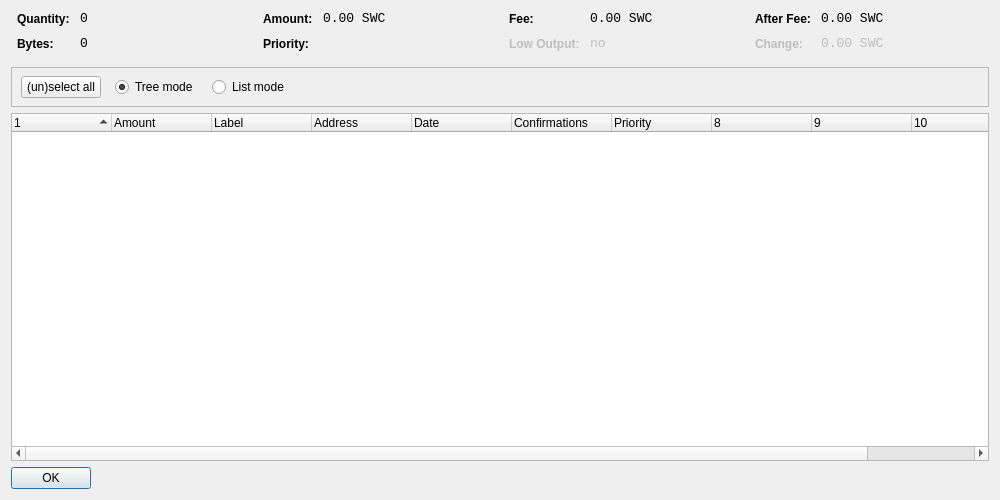
<?xml version="1.0" encoding="UTF-8"?>
<ui version="4.0">
 <class>CoinControlDialog</class>
 <widget class="QDialog" name="CoinControlDialog">
  <property name="geometry">
   <rect>
    <x>0</x>
    <y>0</y>
    <width>1000</width>
    <height>500</height>
   </rect>
  </property>
  <property name="windowTitle">
   <string>Coin Control</string>
  </property>
  <layout class="QVBoxLayout" name="verticalLayout">
   <item>
    <layout class="QHBoxLayout" name="horizontalLayoutTop" stretch="0,0,0,0">
     <property name="topMargin">
      <number>0</number>
     </property>
     <property name="bottomMargin">
      <number>10</number>
     </property>
     <item>
      <layout class="QFormLayout" name="formLayoutCoinControl1">
       <property name="horizontalSpacing">
        <number>10</number>
       </property>
       <property name="verticalSpacing">
        <number>10</number>
       </property>
       <property name="leftMargin">
        <number>6</number>
       </property>
       <property name="rightMargin">
        <number>6</number>
       </property>
       <item row="0" column="0">
        <widget class="QLabel" name="labelCoinControlQuantityText">
         <property name="styleSheet">
          <string notr="true">font-weight:bold;</string>
         </property>
         <property name="text">
          <string>Quantity:</string>
         </property>
        </widget>
       </item>
       <item row="0" column="1">
        <widget class="QLabel" name="labelCoinControlQuantity">
         <property name="font">
          <font>
           <family>Monospace</family>
           <pointsize>10</pointsize>
          </font>
         </property>
         <property name="cursor">
          <cursorShape>IBeamCursor</cursorShape>
         </property>
         <property name="contextMenuPolicy">
          <enum>Qt::ActionsContextMenu</enum>
         </property>
         <property name="text">
          <string notr="true">0</string>
         </property>
         <property name="textInteractionFlags">
          <set>Qt::LinksAccessibleByMouse|Qt::TextSelectableByKeyboard|Qt::TextSelectableByMouse</set>
         </property>
        </widget>
       </item>
       <item row="1" column="0">
        <widget class="QLabel" name="labelCoinControlBytesText">
         <property name="styleSheet">
          <string notr="true">font-weight:bold;</string>
         </property>
         <property name="text">
          <string>Bytes:</string>
         </property>
        </widget>
       </item>
       <item row="1" column="1">
        <widget class="QLabel" name="labelCoinControlBytes">
         <property name="font">
          <font>
           <family>Monospace</family>
           <pointsize>10</pointsize>
          </font>
         </property>
         <property name="cursor">
          <cursorShape>IBeamCursor</cursorShape>
         </property>
         <property name="contextMenuPolicy">
          <enum>Qt::ActionsContextMenu</enum>
         </property>
         <property name="text">
          <string notr="true">0</string>
         </property>
         <property name="textInteractionFlags">
          <set>Qt::LinksAccessibleByMouse|Qt::TextSelectableByKeyboard|Qt::TextSelectableByMouse</set>
         </property>
        </widget>
       </item>
      </layout>
     </item>
     <item>
      <layout class="QFormLayout" name="formLayoutCoinControl2">
       <property name="horizontalSpacing">
        <number>10</number>
       </property>
       <property name="verticalSpacing">
        <number>10</number>
       </property>
       <property name="leftMargin">
        <number>6</number>
       </property>
       <property name="rightMargin">
        <number>6</number>
       </property>
       <item row="0" column="0">
        <widget class="QLabel" name="labelCoinControlAmountText">
         <property name="styleSheet">
          <string notr="true">font-weight:bold;</string>
         </property>
         <property name="text">
          <string>Amount:</string>
         </property>
        </widget>
       </item>
       <item row="0" column="1">
        <widget class="QLabel" name="labelCoinControlAmount">
         <property name="font">
          <font>
           <family>Monospace</family>
           <pointsize>10</pointsize>
          </font>
         </property>
         <property name="cursor">
          <cursorShape>IBeamCursor</cursorShape>
         </property>
         <property name="contextMenuPolicy">
          <enum>Qt::ActionsContextMenu</enum>
         </property>
         <property name="text">
          <string notr="true">0.00 SWC</string>
         </property>
         <property name="textInteractionFlags">
          <set>Qt::LinksAccessibleByMouse|Qt::TextSelectableByKeyboard|Qt::TextSelectableByMouse</set>
         </property>
        </widget>
       </item>
       <item row="1" column="0">
        <widget class="QLabel" name="labelCoinControlPriorityText">
         <property name="styleSheet">
          <string notr="true">font-weight:bold;</string>
         </property>
         <property name="text">
          <string>Priority:</string>
         </property>
        </widget>
       </item>
       <item row="1" column="1">
        <widget class="QLabel" name="labelCoinControlPriority">
         <property name="font">
          <font>
           <family>Monospace</family>
           <pointsize>10</pointsize>
          </font>
         </property>
         <property name="cursor">
          <cursorShape>IBeamCursor</cursorShape>
         </property>
         <property name="contextMenuPolicy">
          <enum>Qt::ActionsContextMenu</enum>
         </property>
         <property name="text">
          <string/>
         </property>
         <property name="textInteractionFlags">
          <set>Qt::LinksAccessibleByMouse|Qt::TextSelectableByKeyboard|Qt::TextSelectableByMouse</set>
         </property>
        </widget>
       </item>
      </layout>
     </item>
     <item>
      <layout class="QFormLayout" name="formLayoutCoinControl3">
       <property name="horizontalSpacing">
        <number>10</number>
       </property>
       <property name="verticalSpacing">
        <number>10</number>
       </property>
       <property name="leftMargin">
        <number>6</number>
       </property>
       <property name="rightMargin">
        <number>6</number>
       </property>
       <item row="0" column="0">
        <widget class="QLabel" name="labelCoinControlFeeText">
         <property name="styleSheet">
          <string notr="true">font-weight:bold;</string>
         </property>
         <property name="text">
          <string>Fee:</string>
         </property>
        </widget>
       </item>
       <item row="0" column="1">
        <widget class="QLabel" name="labelCoinControlFee">
         <property name="font">
          <font>
           <family>Monospace</family>
           <pointsize>10</pointsize>
          </font>
         </property>
         <property name="cursor">
          <cursorShape>IBeamCursor</cursorShape>
         </property>
         <property name="contextMenuPolicy">
          <enum>Qt::ActionsContextMenu</enum>
         </property>
         <property name="text">
          <string notr="true">0.00 SWC</string>
         </property>
         <property name="textInteractionFlags">
          <set>Qt::LinksAccessibleByMouse|Qt::TextSelectableByKeyboard|Qt::TextSelectableByMouse</set>
         </property>
        </widget>
       </item>
       <item row="1" column="0">
        <widget class="QLabel" name="labelCoinControlLowOutputText">
         <property name="enabled">
          <bool>false</bool>
         </property>
         <property name="styleSheet">
          <string notr="true">font-weight:bold;</string>
         </property>
         <property name="text">
          <string>Low Output:</string>
         </property>
        </widget>
       </item>
       <item row="1" column="1">
        <widget class="QLabel" name="labelCoinControlLowOutput">
         <property name="enabled">
          <bool>false</bool>
         </property>
         <property name="font">
          <font>
           <family>Monospace</family>
           <pointsize>10</pointsize>
          </font>
         </property>
         <property name="cursor">
          <cursorShape>IBeamCursor</cursorShape>
         </property>
         <property name="contextMenuPolicy">
          <enum>Qt::ActionsContextMenu</enum>
         </property>
         <property name="text">
          <string notr="true">no</string>
         </property>
         <property name="textInteractionFlags">
          <set>Qt::LinksAccessibleByMouse|Qt::TextSelectableByKeyboard|Qt::TextSelectableByMouse</set>
         </property>
        </widget>
       </item>
      </layout>
     </item>
     <item>
      <layout class="QFormLayout" name="formLayoutCoinControl4">
       <property name="horizontalSpacing">
        <number>10</number>
       </property>
       <property name="verticalSpacing">
        <number>10</number>
       </property>
       <property name="leftMargin">
        <number>6</number>
       </property>
       <property name="rightMargin">
        <number>6</number>
       </property>
       <item row="0" column="0">
        <widget class="QLabel" name="labelCoinControlAfterFeeText">
         <property name="styleSheet">
          <string notr="true">font-weight:bold;</string>
         </property>
         <property name="text">
          <string>After Fee:</string>
         </property>
        </widget>
       </item>
       <item row="0" column="1">
        <widget class="QLabel" name="labelCoinControlAfterFee">
         <property name="font">
          <font>
           <family>Monospace</family>
           <pointsize>10</pointsize>
          </font>
         </property>
         <property name="cursor">
          <cursorShape>IBeamCursor</cursorShape>
         </property>
         <property name="contextMenuPolicy">
          <enum>Qt::ActionsContextMenu</enum>
         </property>
         <property name="text">
          <string notr="true">0.00 SWC</string>
         </property>
         <property name="textInteractionFlags">
          <set>Qt::LinksAccessibleByMouse|Qt::TextSelectableByKeyboard|Qt::TextSelectableByMouse</set>
         </property>
        </widget>
       </item>
       <item row="1" column="0">
        <widget class="QLabel" name="labelCoinControlChangeText">
         <property name="enabled">
          <bool>false</bool>
         </property>
         <property name="styleSheet">
          <string notr="true">font-weight:bold;</string>
         </property>
         <property name="text">
          <string>Change:</string>
         </property>
        </widget>
       </item>
       <item row="1" column="1">
        <widget class="QLabel" name="labelCoinControlChange">
         <property name="enabled">
          <bool>false</bool>
         </property>
         <property name="font">
          <font>
           <family>Monospace</family>
           <pointsize>10</pointsize>
          </font>
         </property>
         <property name="cursor">
          <cursorShape>IBeamCursor</cursorShape>
         </property>
         <property name="contextMenuPolicy">
          <enum>Qt::ActionsContextMenu</enum>
         </property>
         <property name="text">
          <string notr="true">0.00 SWC</string>
         </property>
         <property name="textInteractionFlags">
          <set>Qt::LinksAccessibleByMouse|Qt::TextSelectableByKeyboard|Qt::TextSelectableByMouse</set>
         </property>
        </widget>
       </item>
      </layout>
     </item>
    </layout>
   </item>
   <item>
    <widget class="QFrame" name="frame">
     <property name="minimumSize">
      <size>
       <width>0</width>
       <height>40</height>
      </size>
     </property>
     <property name="frameShape">
      <enum>QFrame::StyledPanel</enum>
     </property>
     <property name="frameShadow">
      <enum>QFrame::Sunken</enum>
     </property>
     <widget class="QWidget" name="horizontalLayoutWidget">
      <property name="geometry">
       <rect>
        <x>10</x>
        <y>0</y>
        <width>781</width>
        <height>41</height>
       </rect>
      </property>
      <layout class="QHBoxLayout" name="horizontalLayoutPanel" stretch="0,0,0,0,0">
       <property name="spacing">
        <number>14</number>
       </property>
       <item>
        <widget class="QPushButton" name="pushButtonSelectAll">
         <property name="sizePolicy">
          <sizepolicy hsizetype="Maximum" vsizetype="Fixed">
           <horstretch>0</horstretch>
           <verstretch>0</verstretch>
          </sizepolicy>
         </property>
         <property name="text">
          <string>(un)select all</string>
         </property>
        </widget>
       </item>
       <item>
        <widget class="QRadioButton" name="radioTreeMode">
         <property name="sizePolicy">
          <sizepolicy hsizetype="Maximum" vsizetype="Fixed">
           <horstretch>0</horstretch>
           <verstretch>0</verstretch>
          </sizepolicy>
         </property>
         <property name="text">
          <string>Tree mode</string>
         </property>
         <property name="checked">
          <bool>true</bool>
         </property>
        </widget>
       </item>
       <item>
        <widget class="QRadioButton" name="radioListMode">
         <property name="sizePolicy">
          <sizepolicy hsizetype="Maximum" vsizetype="Fixed">
           <horstretch>0</horstretch>
           <verstretch>0</verstretch>
          </sizepolicy>
         </property>
         <property name="text">
          <string>List mode</string>
         </property>
        </widget>
       </item>
       <item>
        <spacer name="horizontalSpacer">
         <property name="orientation">
          <enum>Qt::Horizontal</enum>
         </property>
         <property name="sizeHint" stdset="0">
          <size>
           <width>40</width>
           <height>20</height>
          </size>
         </property>
        </spacer>
       </item>
      </layout>
     </widget>
    </widget>
   </item>
   <item>
    <widget class="CoinControlTreeWidget" name="treeWidget">
     <property name="contextMenuPolicy">
      <enum>Qt::CustomContextMenu</enum>
     </property>
     <property name="sortingEnabled">
      <bool>false</bool>
     </property>
     <property name="columnCount">
      <number>11</number>
     </property>
     <attribute name="headerShowSortIndicator" stdset="0">
      <bool>true</bool>
     </attribute>
     <attribute name="headerStretchLastSection">
      <bool>false</bool>
     </attribute>
     <column>
      <property name="text">
       <string/>
      </property>
     </column>
     <column>
      <property name="text">
       <string>Amount</string>
      </property>
     </column>
     <column>
      <property name="text">
       <string>Label</string>
      </property>
     </column>
     <column>
      <property name="text">
       <string>Address</string>
      </property>
     </column>
     <column>
      <property name="text">
       <string>Date</string>
      </property>
     </column>
     <column>
      <property name="text">
       <string>Confirmations</string>
      </property>
      <property name="toolTip">
       <string>Confirmed</string>
      </property>
     </column>
     <column>
      <property name="text">
       <string>Priority</string>
      </property>
     </column>
     <column>
      <property name="text">
       <string/>
      </property>
     </column>
     <column>
      <property name="text">
       <string/>
      </property>
     </column>
     <column>
      <property name="text">
       <string/>
      </property>
     </column>
     <column>
      <property name="text">
       <string/>
      </property>
     </column>
    </widget>
   </item>
   <item>
    <widget class="QDialogButtonBox" name="buttonBox">
     <property name="sizePolicy">
      <sizepolicy hsizetype="Maximum" vsizetype="Fixed">
       <horstretch>0</horstretch>
       <verstretch>0</verstretch>
      </sizepolicy>
     </property>
     <property name="orientation">
      <enum>Qt::Horizontal</enum>
     </property>
     <property name="standardButtons">
      <set>QDialogButtonBox::Ok</set>
     </property>
    </widget>
   </item>
  </layout>
 </widget>
 <customwidgets>
  <customwidget>
   <class>CoinControlTreeWidget</class>
   <extends>QTreeWidget</extends>
   <header>coincontroltreewidget.h</header>
  </customwidget>
 </customwidgets>
 <resources/>
 <connections/>
</ui>
